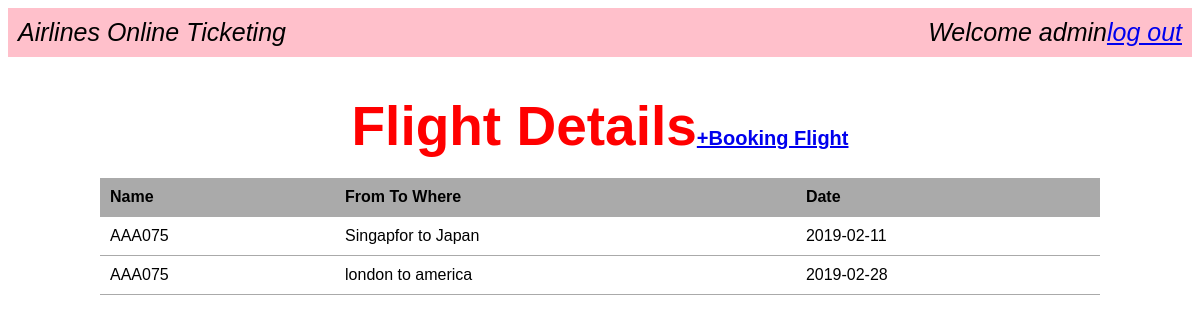
Page /main.php (signed in) on the committed database.
### tables this page shows
CREATE TABLE `flight_details` (
  `id` int(11) NOT NULL,
  `name` varchar(100) NOT NULL,
  `from_to` varchar(100) NOT NULL,
  `city` varchar(100) NOT NULL,
  `date` date NOT NULL,
  `time` timestamp NOT NULL DEFAULT CURRENT_TIMESTAMP ON UPDATE CURRENT_TIMESTAMP,
  `is_deleted` int(11) NOT NULL
);

### main.php (the view, shortened to what this page needs)
<?php  require_once('connection.php'); ?>
<?php
$userlist='';
$query="SELECT*FROM flight_details WHERE is_deleted=0 ORDER BY name";
$users=mysqli_query($connection,$query);
if($users){
while($user=mysqli_fetch_assoc($users)){
    $userlist.="<tr>";
    $userlist.="<td>{$user['name']} </td>";
    $userlist.="<td>{$user['from_to']} </td>";
    $userlist.="<td>{$user['date']} </td>";
    $userlist.="</tr>";
}
}
else{
    echo 'Database Error';
}
?>
<!DOCTYPE html>
<html lang="en">
<head>
    <link rel="stylesheet" href="main.css">
</head>
<body class="ab">
<header >
        <div class="appname">Airlines Online Ticketing</div>
        <div class="loggin">Welcome <?php echo $_SESSION['name']; ?><a href="logout.php">log out</a></div>
    </header>
<main>
    <center><h1>Flight Details<span><a href="booking.php">+Booking Flight</a></span></h1></center>
    <table class="masterlist">
    <tr>
        <th>Name</th>
        <th>From To Where</th>
        <th>Date</th>
    </tr>
    <?php echo $userlist; ?>
</table>
</main>
</body>
</html>

### main.css (style rules this page uses)
header { background-color:pink; overflow: auto; padding: 10px; font-style: italic; font-size: 25px; }
header div.appname { float: left; }
header div.loggin { float: right; }
body { font-family: Arial,"Helvetica neue", Helvetica, sans-serif; font-size: 16px; }
main { width: 1000px; margin: 10px auto; }
main h1 { margin-bottom: 20px; font-size: 55px; color: red; }
main span { font-size: 20px; }
table.masterlist { width: 100%; border-collapse: collapse; }
table.masterlist th { background-color: #aaa; text-align: left; }
table.masterlist th,table.masterlist td { padding: 10px; border-bottom: 1px solid #aaa; }

### rows in the picture
flight_details: name "AAA075", from_to "Singapfor to Japan", date "2019-02-11"
flight_details: name "AAA075", from_to "london to america", date "2019-02-28"

### other values in the picture
$_SESSION['name'] "admin"
